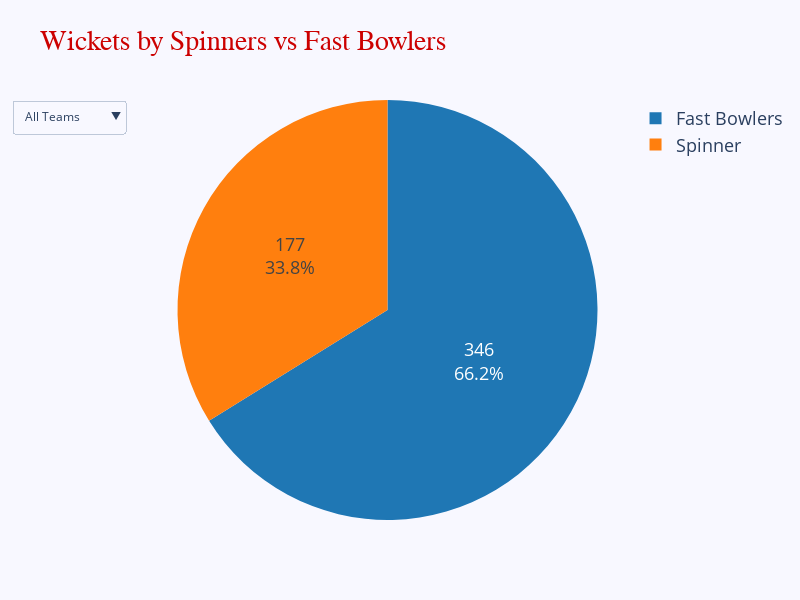

Notebook code cell kept with this figure:
### Code cell
q = """
SELECT
    p.team AS team,
    CASE 
        WHEN p.bowlingstyle IN ('Right Arm Offbreak', 'Slow Left Arm Orthodox', 'Legbreak', 'Left Arm Wrist Spin', 'Legbreak Googly', 'Right Arm Offbreak, Legbreak Googly', 'Left Arm Wrist Spin', 'Right Arm Medium, Legbreak', 'Right Arm Medium, Right Arm Offbreak') THEN 'Spinner'
        WHEN p.bowlingstyle IN ('Right Arm Medium Fast', 'Right Arm Fast', 'Left Arm Fast Medium', 'Right Arm Fast Medium', 'Right Arm Medium', 'Left Arm Fast', 'Right Arm Medium Fast, Right Arm Offbreak', 'Left Arm Medium Fast', 'Left Arm Medium') THEN 'Fast Bowlers'
        ELSE 'Other'
    END AS bowler_type,
    SUM(b.wickets) AS total_wickets
FROM bowlingdf b
JOIN playersdf p ON b.bowlerName = p.Name
GROUP BY p.team, bowler_type;
"""
q24 = mysql(q)

fig = go.Figure()

all_teams_data = q24.groupby('bowler_type').sum().reset_index()

fig.add_trace(go.Pie(
    labels=all_teams_data['bowler_type'],
    values=all_teams_data['total_wickets'],
    name='All Teams',
    marker=dict(colors=['#1f77b4', '#ff7f0e']),
    textinfo='percent+value',
    insidetextfont=dict(size=18)
))

teams = q24['team'].unique()
for team in teams:
    team_data = q24[q24['team'] == team]
    fig.add_trace(go.Pie(
        labels=team_data['bowler_type'],
        values=team_data['total_wickets'],
        name=team,
        marker=dict(colors=['#1f77b4', '#ff7f0e']),
        textinfo='percent+value',
        insidetextfont=dict(size=18),
        visible=False  
    ))

dropdown_buttons = [
    {
        'label': 'All Teams',
        'method': 'update',
        'args': [
            {'visible': [True] + [False] * len(teams)},
            {'title': 'Wickets by Spinners vs Fast Bowlers '}
        ]
    }
]

for i, team in enumerate(teams):
    dropdown_buttons.append({
        'label': team,
        'method': 'update',
        'args': [
            {'visible': [False] * (i + 1) + [True] + [False] * (len(teams) - (i + 1))},
            {'title': f'Wickets by Spinners vs Fast Bowlers({team})'}
        ]
    })

fig.update_layout(
    updatemenus=[{
        'buttons': dropdown_buttons,
        'direction': 'down',
        'showactive': True,
        
    }],
    title="Wickets by Spinners vs Fast Bowlers",
    title_font=dict(size=28, color="#CC0000", family="calibri Black"),
    width=800,
    height=600,
    legend=dict(font=dict(size=18)),
    paper_bgcolor='ghostwhite'
)

fig.show()

### Figure 1 — Plotly figure (JSON) as saved in the notebook; plotly's stock layout.template omitted (floating-point values rounded to 4 significant figures)
{"data": [{"insidetextfont": {"size": 18}, "labels": ["Fast Bowlers", "Spinner"], "marker": {"colors": ["#1f77b4", "#ff7f0e"]}, "name": "All Teams", "textinfo": "percent+value", "type": "pie", "values": [346, 177]}, {"insidetextfont": {"size": 18}, "labels": ["Fast Bowlers", "Spinner"], "marker": {"colors": ["#1f77b4", "#ff7f0e"]}, "name": "Afghanistan", "textinfo": "percent+value", "type": "pie", "values": [7, 10], "visible": false}, {"insidetextfont": {"size": 18}, "labels": ["Fast Bowlers", "Spinner"], "marker": {"colors": ["#1f77b4", "#ff7f0e"]}, "name": "Australia", "textinfo": "percent+value", "type": "pie", "values": [13, 9], "visible": false}, {"insidetextfont": {"size": 18}, "labels": ["Fast Bowlers", "Spinner"], "marker": {"colors": ["#1f77b4", "#ff7f0e"]}, "name": "Bangladesh", "textinfo": "percent+value", "type": "pie", "values": [19, 16], "visible": false}, {"insidetextfont": {"size": 18}, "labels": ["Fast Bowlers", "Spinner"], "marker": {"colors": ["#1f77b4", "#ff7f0e"]}, "name": "England", "textinfo": "percent+value", "type": "pie", "values": [38, 7], "visible": false}, {"insidetextfont": {"size": 18}, "labels": ["Fast Bowlers", "Spinner"], "marker": {"colors": ["#1f77b4", "#ff7f0e"]}, "name": "India", "textinfo": "percent+value", "type": "pie", "values": [28, 9], "visible": false}, {"insidetextfont": {"size": 18}, "labels": ["Fast Bowlers", "Spinner"], "marker": {"colors": ["#1f77b4", "#ff7f0e"]}, "name": "Ireland", "textinfo": "percent+value", "type": "pie", "values": [23, 10], "visible": false}, {"insidetextfont": {"size": 18}, "labels": ["Fast Bowlers", "Spinner"], "marker": {"colors": ["#1f77b4", "#ff7f0e"]}, "name": "Namibia", "textinfo": "percent+value", "type": "pie", "values": [12, 4], "visible": false}, {"insidetextfont": {"size": 18}, "labels": ["Fast Bowlers", "Spinner"], "marker": {"colors": ["#1f77b4", "#ff7f0e"]}, "name": "Netherlands", "textinfo": "percent+value", "type": "pie", "values": [43, 7], "visible": false}, {"insidetextfont": {"size": 18}, "labels": ["Fast Bowlers", "Spinner"], "marker": {"colors": ["#1f77b4", "#ff7f0e"]}, "name": "New Zealand", "textinfo": "percent+value", "type": "pie", "values": [22, 15], "visible": false}, {"insidetextfont": {"size": 18}, "labels": ["Fast Bowlers", "Spinner"], "marker": {"colors": ["#1f77b4", "#ff7f0e"]}, "name": "Pakistan", "textinfo": "percent+value", "type": "pie", "values": [30, 15], "visible": false}, {"insidetextfont": {"size": 18}, "labels": ["Fast Bowlers", "Spinner"], "marker": {"colors": ["#1f77b4", "#ff7f0e"]}, "name": "Scotland", "textinfo": "percent+value", "type": "pie", "values": [9, 9], "visible": false}, {"insidetextfont": {"size": 18}, "labels": ["Fast Bowlers", "Spinner"], "marker": {"colors": ["#1f77b4", "#ff7f0e"]}, "name": "South Africa", "textinfo": "percent+value", "type": "pie", "values": [25, 8], "visible": false}, {"insidetextfont": {"size": 18}, "labels": ["Fast Bowlers", "Spinner"], "marker": {"colors": ["#1f77b4", "#ff7f0e"]}, "name": "Sri Lanka", "textinfo": "percent+value", "type": "pie", "values": [24, 30], "visible": false}, {"insidetextfont": {"size": 18}, "labels": ["Fast Bowlers", "Spinner"], "marker": {"colors": ["#1f77b4", "#ff7f0e"]}, "name": "U.A.E.", "textinfo": "percent+value", "type": "pie", "values": [10, 11], "visible": false}, {"insidetextfont": {"size": 18}, "labels": ["Fast Bowlers", "Spinner"], "marker": {"colors": ["#1f77b4", "#ff7f0e"]}, "name": "West Indies", "textinfo": "percent+value", "type": "pie", "values": [14, 2], "visible": false}, {"insidetextfont": {"size": 18}, "labels": ["Fast Bowlers", "Spinner"], "marker": {"colors": ["#1f77b4", "#ff7f0e"]}, "name": "Zimbabwe", "textinfo": "percent+value", "type": "pie", "values": [29, 15], "visible": false}], "layout": {"height": 600, "legend": {"font": {"size": 18}}, "paper_bgcolor": "ghostwhite", "title": {"font": {"color": "#CC0000", "family": "calibri Black", "size": 28}, "text": "Wickets by Spinners vs Fast Bowlers"}, "updatemenus": [{"buttons": [{"args": [{"visible": [true, false, false, false, false, false, false, false, false, false, false, false, false, false, false, false, false]}, {"title": "Wickets by Spinners vs Fast Bowlers "}], "label": "All Teams", "method": "update"}, {"args": [{"visible": [false, true, false, false, false, false, false, false, false, false, false, false, false, false, false, false, false]}, {"title": "Wickets by Spinners vs Fast Bowlers(Afghanistan)"}], "label": "Afghanistan", "method": "update"}, {"args": [{"visible": [false, false, true, false, false, false, false, false, false, false, false, false, false, false, false, false, false]}, {"title": "Wickets by Spinners vs Fast Bowlers(Australia)"}], "label": "Australia", "method": "update"}, {"args": [{"visible": [false, false, false, true, false, false, false, false, false, false, false, false, false, false, false, false, false]}, {"title": "Wickets by Spinners vs Fast Bowlers(Bangladesh)"}], "label": "Bangladesh", "method": "update"}, {"args": [{"visible": [false, false, false, false, true, false, false, false, false, false, false, false, false, false, false, false, false]}, {"title": "Wickets by Spinners vs Fast Bowlers(England)"}], "label": "England", "method": "update"}, {"args": [{"visible": [false, false, false, false, false, true, false, false, false, false, false, false, false, false, false, false, false]}, {"title": "Wickets by Spinners vs Fast Bowlers(India)"}], "label": "India", "method": "update"}, {"args": [{"visible": [false, false, false, false, false, false, true, false, false, false, false, false, false, false, false, false, false]}, {"title": "Wickets by Spinners vs Fast Bowlers(Ireland)"}], "label": "Ireland", "method": "update"}, {"args": [{"visible": [false, false, false, false, false, false, false, true, false, false, false, false, false, false, false, false, false]}, {"title": "Wickets by Spinners vs Fast Bowlers(Namibia)"}], "label": "Namibia", "method": "update"}, {"args": [{"visible": [false, false, false, false, false, false, false, false, true, false, false, false, false, false, false, false, false]}, {"title": "Wickets by Spinners vs Fast Bowlers(Netherlands)"}], "label": "Netherlands", "method": "update"}, {"args": [{"visible": [false, false, false, false, false, false, false, false, false, true, false, false, false, false, false, false, false]}, {"title": "Wickets by Spinners vs Fast Bowlers(New Zealand)"}], "label": "New Zealand", "method": "update"}, {"args": [{"visible": [false, false, false, false, false, false, false, false, false, false, true, false, false, false, false, false, false]}, {"title": "Wickets by Spinners vs Fast Bowlers(Pakistan)"}], "label": "Pakistan", "method": "update"}, {"args": [{"visible": [false, false, false, false, false, false, false, false, false, false, false, true, false, false, false, false, false]}, {"title": "Wickets by Spinners vs Fast Bowlers(Scotland)"}], "label": "Scotland", "method": "update"}, {"args": [{"visible": [false, false, false, false, false, false, false, false, false, false, false, false, true, false, false, false, false]}, {"title": "Wickets by Spinners vs Fast Bowlers(South Africa)"}], "label": "South Africa", "method": "update"}, {"args": [{"visible": [false, false, false, false, false, false, false, false, false, false, false, false, false, true, false, false, false]}, {"title": "Wickets by Spinners vs Fast Bowlers(Sri Lanka)"}], "label": "Sri Lanka", "method": "update"}, {"args": [{"visible": [false, false, false, false, false, false, false, false, false, false, false, false, false, false, true, false, false]}, {"title": "Wickets by Spinners vs Fast Bowlers(U.A.E.)"}], "label": "U.A.E.", "method": "update"}, {"args": [{"visible": [false, false, false, false, false, false, false, false, false, false, false, false, false, false, false, true, false]}, {"title": "Wickets by Spinners vs Fast Bowlers(West Indies)"}], "label": "West Indies", "method": "update"}, {"args": [{"visible": [false, false, false, false, false, false, false, false, false, false, false, false, false, false, false, false, true]}, {"title": "Wickets by Spinners vs Fast Bowlers(Zimbabwe)"}], "label": "Zimbabwe", "method": "update"}], "direction": "down", "showactive": true}], "width": 800}}
